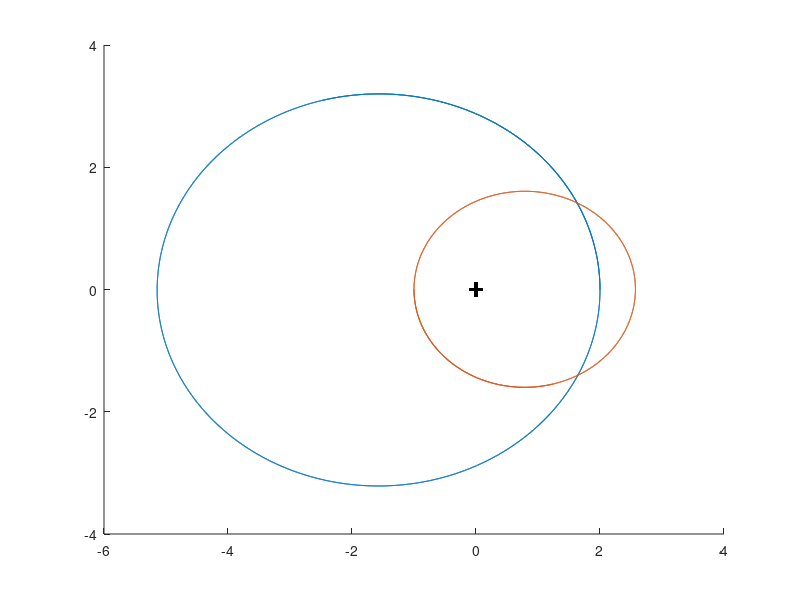
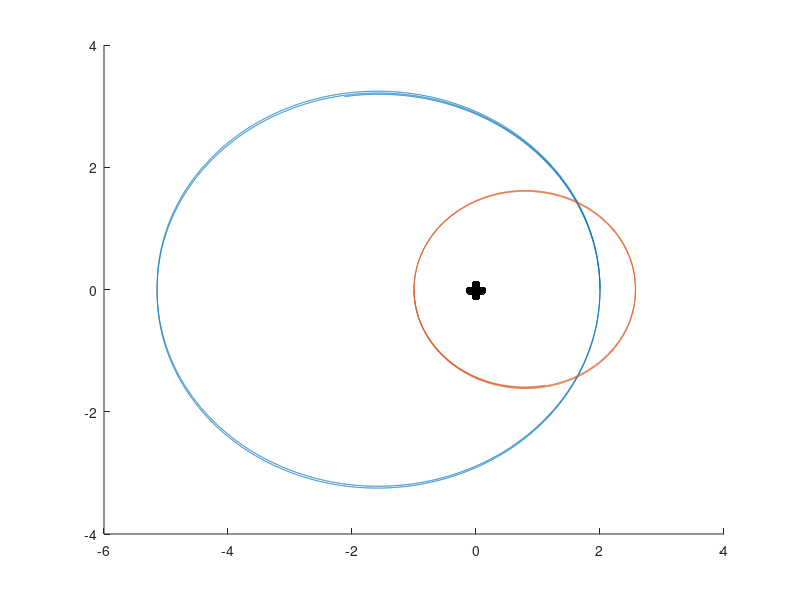

The MATLAB source for these figures, in order: (Note: this script raises an error after producing the figures.)
% copyright 2024 Jixin Chen @ Ohio University, Athens, Ohio
% Permission is hereby granted, free of charge, to any person obtaining a copy
% of this software and associated documentation files (the "Software"), to deal
% in the Software without restriction, including without limitation the rights
% to use, copy, modify, merge, publish, distribute, sublicense, and/or sell
% copies of the Software, and to permit persons to whom the Software is
% furnished to do so, subject to the following conditions:
% 
% The above copyright notice and this permission notice shall be included in
% all copies or substantial portions of the Software. 


%% use Newton's law of gravity F = -GMm/r^2, and F = d(dv/dt)/dt to
% calculate the orbit over time.

clear;
close all;

% initialize parameters
G = 1;
m1 = 1;
m2 = 2;
xc = 0; yc = 0; zc = 0; %center of mass set to be stationary as the inertia reference frame, thus two bodies have correlated freedom.

dt = 0.01;
t = 0:dt:100;
t = t';

%initialize data
x10 = 2;  % initialize state of m1
y10 = 0;
z10 = 0;
vx10 = 0;
vy10 = 0.8;
vz10 = 0;

x20 = (xc-x10)*m1/m2 + xc; % state of m2 is clculatied to keep the center of mass stationary
y20 = (yc-y10)*m1/m2 + yc;
z20 = (zc-z10)*m1/m2 + zc;
vx20 = -vx10*(m1/m2);
vy20 = -vy10*(m1/m2);
vz20 = -vz10*(m1/m2);


r0 = sqrt((x10-x20)^2 + (y10-y20)^2 + (z10-z20)^2);


%% use Newton's law to calculate locations and speed
%initial condition
data1 = zeros(length(t), 7);  % t, x, y, z, vx, vy, vz
data1(:,1) = t; 
data1(1, 2) = x10;
data1(1, 3) = y10;
data1(1, 4) = z10;
data1(1, 5) = vx10;
data1(1, 6) = vy10;
data1(1, 7) = vz10;

data2 = zeros(length(t), 7);  % t, x, y, z, vx, vy, vz
data2(:,1) = t; 
data2(1, 2) = x20;
data2(1, 3) = y20;
data2(1, 4) = z20;
data2(1, 5) = vx20;
data2(1, 6) = vy20;
data2(1, 7) = vz20;

dataC = zeros(length(t), 7); %t, Center of mass (CoM) x, y, z, and Center of Energy (CoE) x, y, z
dataC(:,1) = t; 
dataC(1, 2) = x10 + (x20-x10)*m2/(m1+m2); %CoM
dataC(1, 3) = y10 + (y20-y10)*m2/(m1+m2);
dataC(1, 4) = z10 + (z20-z10)*m2/(m1+m2);
dataC(1, 5) = x10 + (x20-x10)*m1/(m1+m2); %CoE
dataC(1, 6) = y10 + (y20-y10)*m1/(m1+m2);
dataC(1, 7) = z10 + (z20-z10)*m1/(m1+m2);

% calculate the state stepwisely
for i = 2:length(t)
    %read previous data
    x11 = data1(i-1, 2); y11 = data1(i-1, 3); z11 = data1(i-1, 4);
    vx11 = data1(i-1, 5); vy11 = data1(i-1, 6); vz11 = data1(i-1, 7);
    x21 = data2(i-1, 2); y21 = data2(i-1, 3); z21 = data2(i-1, 4);
    vx21 = data2(i-1, 5); vy21 = data2(i-1, 6); vz21 = data2(i-1, 7);
    
    r1 = sqrt((x11-x21)^2 + (y11-y21)^2 + (z11-z21)^2);
    if r1
        Fx1 = G*m1*m2*(x21-x11)/r1^3; Fx2 = G*m1*m2*(x11-x21)/r1^3;
        Fy1 = G*m1*m2*(y21-y11)/r1^3; Fy2 = G*m1*m2*(y11-y21)/r1^3;
        Fz1 = G*m1*m2*(z21-z11)/r1^3; Fz2 = G*m1*m2*(z11-z21)/r1^3;
    else %r1 = 0, singularity
        Fx1 = 0; Fx2 = 0;
        Fy1 = 0; Fy2 = 0;
        Fz1 = 0; Fz2 = 0;
    end
    
    ax1 = Fx1/m1; ay1 = Fy1/m1; az1 = Fz1/m1;
    ax2 = Fx2/m2; ay2 = Fy2/m2; az2 = Fz2/m2;
    
    vx12 = vx11 + ax1*dt; vy12 = vy11 + ay1*dt; vz12 = vz11 + az1*dt;
    vx22 = vx21 + ax2*dt; vy22 = vy21 + ay2*dt; vz22 = vz21 + az2*dt;
    
    x12 = x11 + vx12*dt; y12 = y11 + vy12*dt; z12 = z11 + vz12*dt;
    x22 = x21 + vx22*dt; y22 = y21 + vy22*dt; z22 = z21 + vz22*dt;
        
    
    data1(i, 2) = x12; % m1 state
    data1(i, 3) = y12;
    data1(i, 4) = z12;
    data1(i, 5) = vx12;
    data1(i, 6) = vy12;
    data1(i, 7) = vz12;
    
    data2(i, 2) = x22; % m2 state
    data2(i, 3) = y22;
    data2(i, 4) = z22;
    data2(i, 5) = vx22;
    data2(i, 6) = vy22;
    data2(i, 7) = vz22;
    
    dataC(i, 2) = x12 + (x22-x12)*m2/(m1+m2); %CoM should not change but check for error.
    dataC(i, 3) = y12 + (y22-y12)*m2/(m1+m2);
    dataC(i, 4) = z12 + (z22-z12)*m2/(m1+m2);
    dataC(i, 5) = x12 + (x22-x12)*m1/(m1+m2); %CoE
    dataC(i, 6) = y12 + (y22-y12)*m1/(m1+m2);
    dataC(i, 7) = z12 + (z22-z12)*m1/(m1+m2);

end

figure; hold on
plot3(data1(:,2), data1(:,3), data1(:,4));
plot3(data2(:,2), data2(:,3), data2(:,4));
plot3(dataC(:,2), dataC(:,3), dataC(:,4), 'k+', 'markersize', 10, 'linewidth', 2); %CoM
% plot3(dataC(:,5), dataC(:,6), dataC(:,7),'kx'); %CoE

data1N = data1;
data2N = data2;
dataCN = dataC;

%END of Newton method

%% 

% copyright 2024 Jixin Chen @ Ohio University, Athens, Ohio
% Permission is hereby granted, free of charge, to any person obtaining a copy
% of this software and associated documentation files (the "Software"), to deal
% in the Software without restriction, including without limitation the rights
% to use, copy, modify, merge, publish, distribute, sublicense, and/or sell
% copies of the Software, and to permit persons to whom the Software is
% furnished to do so, subject to the following conditions:
% 
% The above copyright notice and this permission notice shall be included in
% all copies or substantial portions of the Software. 


%% use wavefunction to split the parallel and pependicular motion
% calculate the orbit over time.
% Caution only x-y plane motion is simulated, z has to be zero. also only apogee at
% x-axis is simulated. Random orientation and starting point have not been
% coded.

% clear;
% close all;

% initialize parameters
G = 1;
m1 = 1;
m2 = 2;
xc = 0; yc = 0; zc = 0; %center of mass set to be stationary as the inertia reference frame, thus two bodies have correlated freedom.

dt = 0.01;
t = 0:dt:100;
t = t';

%initialize data
x10 = 2;  % initialize state of m1
y10 = 0;
z10 = 0;
vx10 = 0;
vy10 = 0.8;
vz10 = 0;

x20 = (xc-x10)*m1/m2 + xc; % state of m2 is clculatied to keep the center of mass stationary
y20 = (yc-y10)*m1/m2 + yc;
z20 = (zc-z10)*m1/m2 + zc;
vx20 = -vx10*(m1/m2);
vy20 = -vy10*(m1/m2);
vz20 = -vz10*(m1/m2);


r0 = sqrt((x10-x20)^2 + (y10-y20)^2 + (z10-z20)^2);

% caculate the total energy and a factor for both objects
miu1 = m1^3/(m1+m2)^2;
miu2 = m2^3/(m1+m2)^2;
r10 = sqrt((x10-xc)^2 + (y10-yc)^2 + (z10-zc)^2);
r20 = sqrt((x20-xc)^2 + (y20-yc)^2 + (z20-zc)^2);
E1 = -G*m1*miu2/r10 + 0.5*m1*(vx10^2+vy10^2+vz10^2);
E2 = -G*m2*miu1/r20 + 0.5*m2*(vx20^2+vy20^2+vz20^2);
RE1 = -G*m1*miu2/2/E1;
RE2 = -G*m2*miu1/2/E2;

vcr1 = cross([x10-xc, y10-yc, z10-zc], [vx10, vy10, vz10]);
vcr1 = sqrt(dot(vcr1, vcr1)); % vr*r1
a10 = vcr1^2/G/miu2/RE1;
vcr2 = cross([x20-xc, y20-yc, z20-zc], [vx20, vy20, vz20]);
vcr2 = sqrt(dot(vcr2, vcr2));
a20 = vcr2^2/G/miu1/RE2;


vr10 = vy10; % same should be perp to radius. (real perpendicular to radius)
vi10 = 0; %(imaginary part value parallel to radius)
vr20 = -vy20; 
vi20 = 0;

%% use Newton's law to calculate locations and speed
%initial condition
data1 = zeros(length(t), 6);  % t, x, y, z, vr, vi 
data1(:,1) = t; 
data1(1, 2) = x10;
data1(1, 3) = y10;
data1(1, 4) = z10;
data1(1, 5) = vr10;
data1(1, 6) = vi10;


data2 = zeros(length(t), 6);  % t, x, y, z, vr, vi
data2(:,1) = t; 
data2(1, 2) = x20;
data2(1, 3) = y20;
data2(1, 4) = z20;
data2(1, 5) = vr20;
data2(1, 6) = vi20;


dataC = zeros(length(t), 7); %t, Center of mass (CoM) x, y, z, and Center of Energy (CoE) x, y, z
dataC(:,1) = t; 
dataC(1, 2) = x10 + (x20-x10)*m2/(m1+m2); %CoM
dataC(1, 3) = y10 + (y20-y10)*m2/(m1+m2);
dataC(1, 4) = z10 + (z20-z10)*m2/(m1+m2);
dataC(1, 5) = x10 + (x20-x10)*m1/(m1+m2); %CoE
dataC(1, 6) = y10 + (y20-y10)*m1/(m1+m2);
dataC(1, 7) = z10 + (z20-z10)*m1/(m1+m2);

% calculate the state stepwisely
for i = 2:length(t)


    
    % calculate m1 orbit
    x11 = data1(i-1, 2); y11 = data1(i-1, 3); z11 = data1(i-1, 4);
    vr11 = data1(i-1, 5); vi11 = data1(i-1, 6);
    r11 = sqrt((x11-xc)^2 + (y11-yc)^2 + (z11-zc)^2);
    theta11 = atan2d(y11-yc, x11-xc)*pi()/180;
    thetad1 = vr11*dt/r11;
    theta12 = theta11 + thetad1;
    if y11 < 0
        approach1 = true;
    else
        approach1 = false;
    end
    if approach1
        r12 = r11*cos(thetad1) - vi11*dt; % - OR + ???
    else
        r12 = r11/cos(thetad1) + vi11*dt; % - OR + ???
    end
    x12 = r12*cos(theta12) + xc;
    y12 = r12*sin(theta12) + yc;
    z12 = 0; % no z motion for now
    

    vr12 = abs(sqrt(a10*G*miu2*RE1)/r12); %some case near 0 has a leak and cause v to be imaginary, so add abs.
    vi12 = abs(sqrt(-G*miu2/RE1 + 2*G*miu2/r12 - a10*G*miu2*RE1/r12^2));
    
    data1(i, 2) = x12; % m1 state
    data1(i, 3) = y12;
    data1(i, 4) = z12;
    data1(i, 5) = vr12;
    data1(i, 6) = vi12;
    
    
    % calculate m2 orbit
    x21 = data2(i-1, 2); y21 = data2(i-1, 3); z21 = data2(i-1, 4);
    vr21 = data2(i-1, 5); vi21 = data2(i-1, 6); 
    r21 = sqrt((x21-xc)^2 + (y21-yc)^2 + (z21-zc)^2);
    
    theta21 = atan2d(y21-yc, x21-xc)*pi()/180;
    thetad2 = vr21*dt/r21;
    theta22 = theta21 + thetad2;
    if y21 >= 0
        approach2 = true;
    else
        approach2 = false;
    end
    if approach2
        r22 = r21*cos(thetad2) - vi21*dt; % - OR + ???
    else
        r22 = r21/cos(thetad2) + vi21*dt; % - OR + ???
    end
    x22 = r22*cos(theta22) + xc;
    y22 = r22*sin(theta22) + yc;
    z22 = 0; % no z motion for now
    
    vr22 = abs(sqrt(a20*G*miu1*RE2)/r22); %some case near 0 has a leak and cause v to be imaginary, so add abs.
    vi22 = abs(sqrt(-G*miu1/RE2 + 2*G*miu1/r22 - a20*G*miu1*RE2/r22^2));
    
    data2(i, 2) = x22; % m1 state
    data2(i, 3) = y22;
    data2(i, 4) = z22;
    data2(i, 5) = vr22;
    data2(i, 6) = vi22; 
    
          
    
    dataC(i, 2) = x12 + (x22-x12)*m2/(m1+m2); %CoM, should not change but check for error.
    dataC(i, 3) = y12 + (y22-y12)*m2/(m1+m2);
    dataC(i, 4) = z12 + (z22-z12)*m2/(m1+m2);
    dataC(i, 5) = x12 + (x22-x12)*m1/(m1+m2); %CoE
    dataC(i, 6) = y12 + (y22-y12)*m1/(m1+m2);
    dataC(i, 7) = z12 + (z22-z12)*m1/(m1+m2);

end

figure; hold on
plot3(data1(:,2), data1(:,3), data1(:,4));
plot3(data2(:,2), data2(:,3), data2(:,4));
plot3(dataC(:,2), dataC(:,3), dataC(:,4), 'k+', 'markersize', 10, 'linewidth', 2); %CoM
% plot3(dataC(:,5), dataC(:,6), dataC(:,7),'kx'); %CoE

%% make the movie
Video = VideoWriter('two-body.avi');
open(Video);

h = figure; 
set(gcf,'position',[100,100,1500,500])
subplot(1, 2, 1); title('Newton');
jcPlotStyle;
hold on
plot(data1N(:,2), data1N(:,3));
plot(data2N(:,2), data2N(:,3));
plot(dataCN(:,2), dataCN(:,3), 'k+', 'markersize', 10, 'linewidth', 2); %CoM

subplot(1, 2, 2); title('"Wavefunction"');
jcPlotStyle;
hold on
plot(data1(:,2), data1(:,3));
plot(data2(:,2), data2(:,3));
plot(dataC(:,2), dataC(:,3), 'k+', 'markersize', 10, 'linewidth', 2); %CoM

for i = 1: 10: length(t)/2
    
    subplot(1, 2, 1)
    plot(data1N(i,2), data1N(i,3), 'ro');
    plot(data2N(i,2), data2N(i,3), 'bo');
    plot(dataCN(i,2), dataCN(i,3), 'k+', 'markersize', 10, 'linewidth', 2); %CoM % should not ch
    
    subplot(1, 2, 2)
    plot(data1(i,2), data1(i,3), 'ro');
    plot(data2(i,2), data2(i,3), 'bo');
    plot(dataC(i,2), dataC(i,3), 'k+', 'markersize', 10, 'linewidth', 2); %CoM % should not change but check for error.
%     plot(dataC(i,5), dataC(i,6), 'kx'); %CoE 
    pause(0.01);
    Frame = getframe(h);
    writeVideo(Video, Frame);
    
end
hold off



